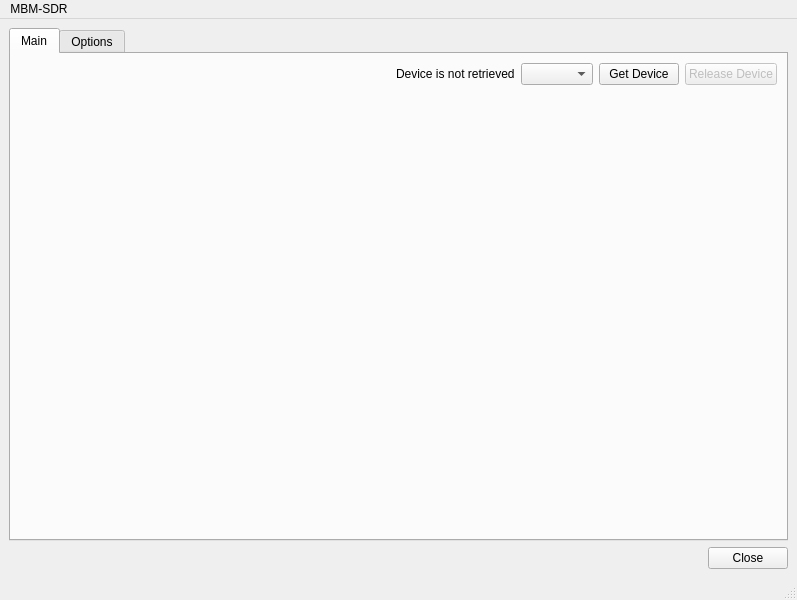
<?xml version="1.0" encoding="UTF-8"?>
<ui version="4.0">
    <class>MainWindow</class>
    <widget class="QMainWindow" name="MainWindow">
        <property name="geometry">
            <rect>
                <x>0</x>
                <y>0</y>
                <width>797</width>
                <height>600</height>
            </rect>
        </property>
        <property name="windowTitle">
            <string>MainWindow</string>
        </property>
        <widget class="QWidget" name="centralwidget">
            <layout class="QVBoxLayout" name="verticalLayout">
                <item>
                    <widget class="QTabWidget" name="tabWidget">
                        <property name="currentIndex">
                            <number>0</number>
                        </property>
                        <widget class="QWidget" name="tab">
                            <attribute name="title">
                                <string>Main</string>
                            </attribute>
                            <layout class="QVBoxLayout" name="verticalLayout_3">
                                <item>
                                    <layout class="QHBoxLayout" name="horizontalLayout">
                                        <item>
                                            <spacer name="horizontalSpacer_2">
                                                <property name="orientation">
                                                    <enum>Qt::Horizontal</enum>
                                                </property>
                                                <property name="sizeHint" stdset="0">
                                                    <size>
                                                        <width>40</width>
                                                        <height>20</height>
                                                    </size>
                                                </property>
                                            </spacer>
                                        </item>
                                        <item>
                                            <widget class="QLabel" name="deviceGet">
                                                <property name="text">
                                                    <string>Device is not retrieved</string>
                                                </property>
                                            </widget>
                                        </item>
                                        <item>
                                            <layout class="QVBoxLayout" name="verticalLayout_4">
                                                <item>
                                                    <widget class="QComboBox" name="comboBox" />
                                                </item>
                                            </layout>
                                        </item>
                                        <item>
                                            <layout class="QVBoxLayout" name="verticalLayout_2">
                                                <item>
                                                    <widget class="QPushButton" name="getDeviceBtn">
                                                        <property name="text">
                                                            <string>Get Device</string>
                                                        </property>
                                                    </widget>
                                                </item>
                                            </layout>
                                        </item>
                                        <item>
                                            <widget class="QPushButton" name="releaseDevice">
                                                <property name="enabled">
                                                    <bool>false</bool>
                                                </property>
                                                <property name="text">
                                                    <string>Release Device</string>
                                                </property>
                                            </widget>
                                        </item>
                                    </layout>
                                </item>
                                <item>
                                    <layout class="QHBoxLayout" name="horizontalLayout_3">
                                        <item>
                                            <spacer name="verticalSpacer">
                                                <property name="orientation">
                                                    <enum>Qt::Vertical</enum>
                                                </property>
                                                <property name="sizeHint" stdset="0">
                                                    <size>
                                                        <width>20</width>
                                                        <height>40</height>
                                                    </size>
                                                </property>
                                            </spacer>
                                        </item>
                                    </layout>
                                </item>
                            </layout>
                        </widget>
                        <widget class="QWidget" name="tab_2">
                            <attribute name="title">
                                <string>Options</string>
                            </attribute>
                        </widget>
                    </widget>
                </item>
                <item>
                    <layout class="QHBoxLayout" name="horizontalLayout_2">
                        <item>
                            <spacer name="horizontalSpacer">
                                <property name="orientation">
                                    <enum>Qt::Horizontal</enum>
                                </property>
                                <property name="sizeHint" stdset="0">
                                    <size>
                                        <width>40</width>
                                        <height>20</height>
                                    </size>
                                </property>
                            </spacer>
                        </item>
                        <item>
                            <widget class="QPushButton" name="pushButton">
                                <property name="text">
                                    <string>Close</string>
                                </property>
                            </widget>
                        </item>
                    </layout>
                </item>
            </layout>
        </widget>
        <widget class="QMenuBar" name="menubar">
            <property name="geometry">
                <rect>
                    <x>0</x>
                    <y>0</y>
                    <width>797</width>
                    <height>24</height>
                </rect>
            </property>
            <widget class="QMenu" name="menuMBM_SDR">
                <property name="title">
                    <string>MBM-SDR</string>
                </property>
                <addaction name="actionProperties" />
            </widget>
            <addaction name="menuMBM_SDR" />
        </widget>
        <widget class="QStatusBar" name="statusbar" />
        <action name="actionProperties">
            <property name="text">
                <string>About</string>
            </property>
        </action>
    </widget>
    <resources />
    <connections />
</ui>
